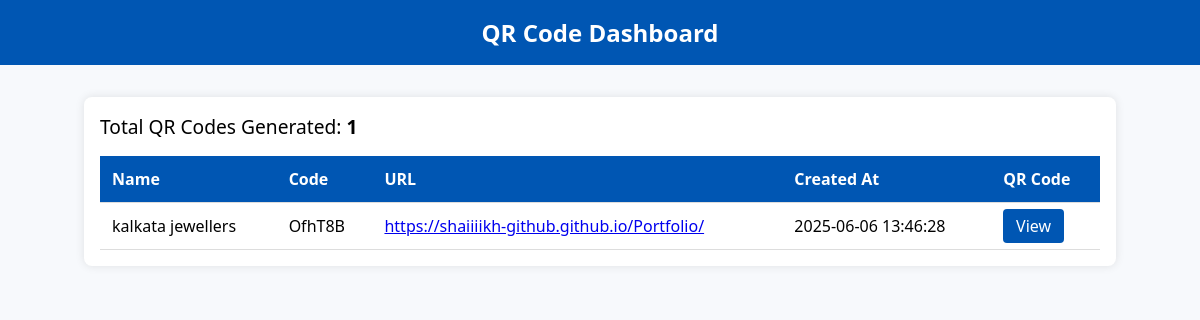
Before: /admin/dashboard with the older database file.
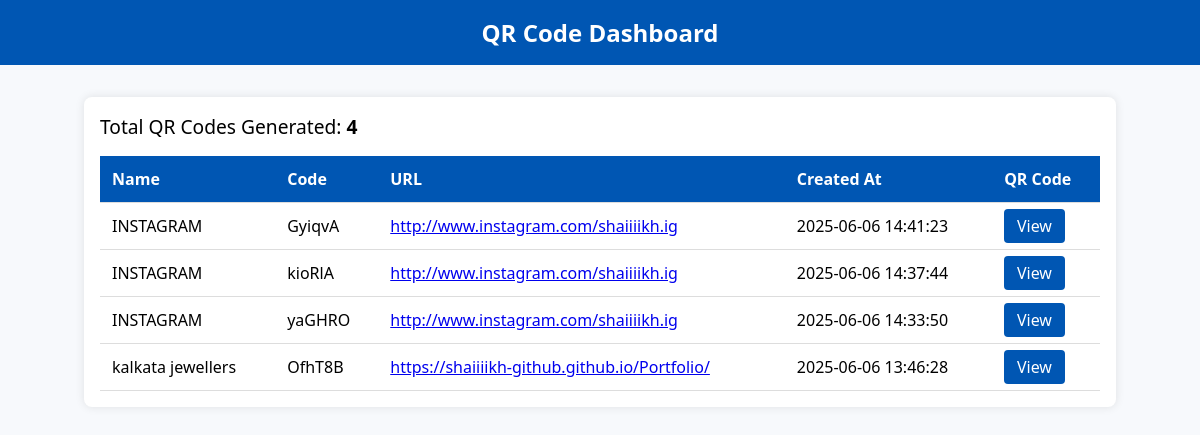
After: the same page with the newer database file.
### app.py (models this page shows)
class QRCode(db.Model):
    id = db.Column(db.Integer, primary_key=True)
    name = db.Column(db.String(120))
    url = db.Column(db.String(500))
    code = db.Column(db.String(10), unique=True)
    filename = db.Column(db.String(200))
    created_at = db.Column(db.DateTime, default=datetime.utcnow)

### app.py (the view)
@app.route("/admin/dashboard")
def admin_dashboard():
    qr_codes = QRCode.query.order_by(QRCode.created_at.desc()).all()
    total_count = get_count()
    return render_template("dashboard.html", qr_codes=qr_codes, total_count=total_count)

### app.py (called while the page is built)
def get_count():
    tracker = Tracker.query.first()
    return tracker.count if tracker else 0

### templates/dashboard.html (shortened to what this page needs)
<!DOCTYPE html>
<html lang="en">
<head>
</head>
<body>
<header>QR Code Dashboard</header>
<div class="container">
  <div class="summary">
    Total QR Codes Generated: <strong>{{ total_count }}</strong>
  </div>
  <table>
    <thead>
      <tr>
        <th>Name</th>
        <th>Code</th>
        <th>URL</th>
        <th>Created At</th>
        <th>QR Code</th>
      </tr>
    </thead>
    <tbody>
      {% for qr in qr_codes %}
      <tr>
        <td>{{ qr.name }}</td>
        <td>{{ qr.code }}</td>
        <td><a href="{{ qr.url }}" target="_blank">{{ qr.url }}</a></td>
        <td>{{ qr.created_at.strftime('%Y-%m-%d %H:%M:%S') }}</td>
        <td><a href="/qr/{{ qr.filename }}" target="_blank" class="btn">View</a></td>
      </tr>
      {% endfor %}
    </tbody>
  </table>
</div>
</body>
</html>

### templates/dashboard.html (style rules this page uses)
body { font-family: 'Segoe UI', Tahoma, Geneva, Verdana, sans-serif; background: #f7f9fc; margin: 0; padding: 0; }
header { background: #0056b3; color: white; padding: 1rem; text-align: center; font-weight: bold; font-size: 1.5rem; }
.container { max-width: 1000px; margin: 2rem auto; padding: 1rem; background: white; border-radius: 8px; box-shadow: 0 0 10px rgb(0 0 0 / 0.1); }
.summary { font-size: 1.2rem; margin-bottom: 1rem; }
table { width: 100%; border-collapse: collapse; margin-top: 1rem; }
table th, table td { padding: 0.75rem; border-bottom: 1px solid #ddd; text-align: left; }
table th { background: #0056b3; color: white; }
.btn { background: #0056b3; color: white; padding: 0.4rem 0.8rem; border: none; border-radius: 4px; cursor: pointer; text-decoration: none; }

Changed rows visible on the page:
added QRCode: name "INSTAGRAM", code "GyiqvA", url "http://www.instagram.com/shaiiiikh.ig", created_at "2025-06-06 14:41:23"
added QRCode: name "INSTAGRAM", code "kioRlA", url "http://www.instagram.com/shaiiiikh.ig", created_at "2025-06-06 14:37:44"
added QRCode: name "INSTAGRAM", code "yaGHRO", url "http://www.instagram.com/shaiiiikh.ig", created_at "2025-06-06 14:33:50"
Other visible differences:
{{ total_count }}: "1" → "4"
